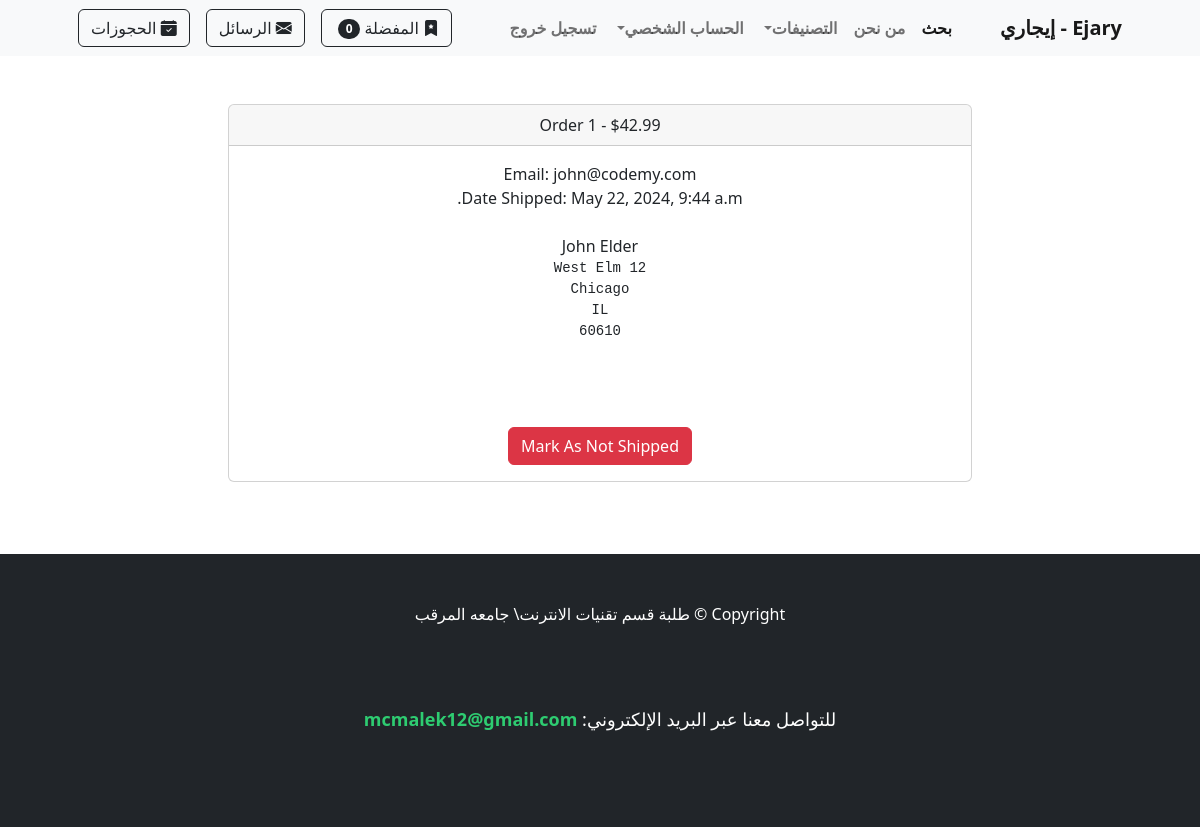
/payment/orders/1 (signed in), run on the app's committed database.
### payment/models.py (models this page shows, shortened)
class Order(models.Model):
	user = models.ForeignKey(User, on_delete=models.CASCADE, null=True, blank=True)
	full_name = models.CharField(max_length=250)
	email = models.EmailField(max_length=250)
	shipping_address = models.TextField(max_length=15000)
	amount_paid = models.DecimalField(max_digits=7, decimal_places=2)
	date_ordered = models.DateTimeField(auto_now_add=True)
	shipped = models.BooleanField(default=False)
	date_shipped = models.DateTimeField(blank=True, null=True)

### payment/views.py (the view, shortened to what this page needs)
# urls.py: path('orders/<int:pk>', views.orders, name='orders'),
def orders(request, pk):
	if request.user.is_authenticated and request.user.is_superuser:
		order = Order.objects.get(id=pk)
		items = OrderItem.objects.filter(order=pk)
		return render(request, 'payment/orders.html', {"order":order, "items":items})
	else:
		messages.success(request, "Access Denied")
		return redirect('home')

### cart/cart.py (called while the page is built)
	def __len__(self):
		return len(self.cart)

### cart/context_processors.py (called while the page is built)
def cart(request):
	return {'cart': Cart(request)}

### store/views.py (called while the page is built)
def categories_processor(request):
    return {
        'categories': Category.objects.all()
    }

def base_context(request):
    if request.user.is_authenticated:
        unread_count = ChatMessage.objects.filter(receiver=request.user, is_read=False).count()
    else:
        unread_count = 0
    return {'unread_count': unread_count}

### payment/templates/payment/orders.html (shortened to what this page needs)
{% extends 'base.html' %}
{% block content %}
        <div class="container">
        	<div class="row">
        		<center>
        			<div class="col-8">
        				<br/><br/>
<div class="card">
  <div class="card-header">
    Order {{ order.id}} - ${{order.amount_paid}}
  </div>
  <div class="card-body">
    Email: {{ order.email}}<br/>
    {% if order.date_shipped %}
      Date Shipped: {{ order.date_shipped}}
    {% else %}
     Date Ordered: {{ order.date_ordered}}
    {% endif %}
    <br/><br/>
    {{ order.full_name }}<br/>
    <pre>{{ order.shipping_address }}
    </pre>
    <br/><br/>
    {% if not order.shipped %}
    <form method="POST">
      {% csrf_token %}
      <input type="hidden" name="shipping_status" value="true">
      <button type="Submit" class="btn btn-success">Mark As Shipped</button>
    </from>
    {% else %}
    <form method="POST">
      <button type="Submit" class="btn btn-danger">Mark As Not Shipped</button>
    {% endif %}
  </div>
</div>
<br/>
<br/><br/>
        			</div>
        		</center>
        	</div>
        </div>
{% endblock %}

### data on the page
Order: id "1", amount_paid "42.99", email "john@codemy.com", date_shipped "May 22, 2024, 9:44 a.m.", full_name "John Elder", shipping_address "12 West Elm Chicago IL 60610"

### other printed values
{{ cart|length }} "0"
